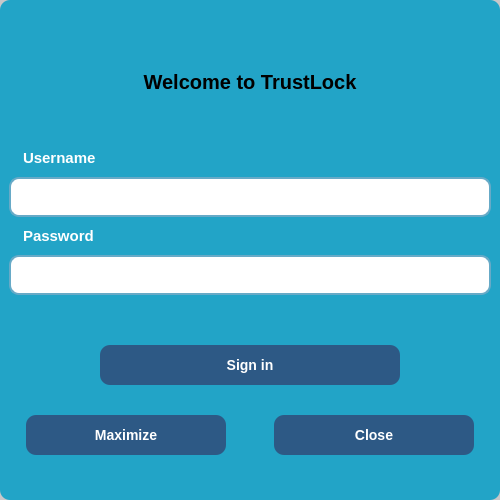
<?xml version="1.0" encoding="UTF-8"?>
<ui version="4.0">
 <class>MiniLogin</class>
 <widget class="QWidget" name="MiniLogin">
  <property name="geometry">
   <rect>
    <x>0</x>
    <y>0</y>
    <width>500</width>
    <height>500</height>
   </rect>
  </property>
  <property name="minimumSize">
   <size>
    <width>500</width>
    <height>500</height>
   </size>
  </property>
  <property name="maximumSize">
   <size>
    <width>500</width>
    <height>500</height>
   </size>
  </property>
  <property name="windowTitle">
   <string>Login</string>
  </property>
  <property name="windowIcon">
   <iconset resource="Resources.qrc">
    <normaloff>:/Images/images/fav_icon.ico</normaloff>:/Images/images/fav_icon.ico</iconset>
  </property>
  <property name="styleSheet">
   <string notr="true">background-color: #c9c7c9;
border-radius: 10px;</string>
  </property>
  <layout class="QGridLayout" name="gridLayout">
   <property name="leftMargin">
    <number>0</number>
   </property>
   <property name="topMargin">
    <number>0</number>
   </property>
   <property name="rightMargin">
    <number>0</number>
   </property>
   <property name="bottomMargin">
    <number>0</number>
   </property>
   <property name="spacing">
    <number>0</number>
   </property>
   <item row="0" column="0">
    <widget class="QWidget" name="mianWidget" native="true">
     <property name="minimumSize">
      <size>
       <width>0</width>
       <height>0</height>
      </size>
     </property>
     <property name="maximumSize">
      <size>
       <width>16777215</width>
       <height>500</height>
      </size>
     </property>
     <property name="styleSheet">
      <string notr="true">background-color: #22a4c7;
 border-radius: 10px;
</string>
     </property>
     <layout class="QGridLayout" name="gridLayout_3">
      <property name="leftMargin">
       <number>0</number>
      </property>
      <property name="topMargin">
       <number>0</number>
      </property>
      <property name="rightMargin">
       <number>0</number>
      </property>
      <property name="bottomMargin">
       <number>0</number>
      </property>
      <property name="spacing">
       <number>0</number>
      </property>
      <item row="1" column="0">
       <layout class="QVBoxLayout" name="verticalLayout">
        <property name="spacing">
         <number>10</number>
        </property>
        <property name="leftMargin">
         <number>9</number>
        </property>
        <property name="rightMargin">
         <number>9</number>
        </property>
        <property name="bottomMargin">
         <number>0</number>
        </property>
        <item>
         <layout class="QHBoxLayout" name="horizontalLayout" stretch="0">
          <property name="spacing">
           <number>0</number>
          </property>
          <property name="topMargin">
           <number>10</number>
          </property>
          <item>
           <widget class="QLabel" name="label">
            <property name="minimumSize">
             <size>
              <width>50</width>
              <height>50</height>
             </size>
            </property>
            <property name="maximumSize">
             <size>
              <width>70</width>
              <height>70</height>
             </size>
            </property>
            <property name="text">
             <string notr="true"/>
            </property>
            <property name="pixmap">
             <pixmap resource="Resources.qrc">:/Images/images/icon.png</pixmap>
            </property>
            <property name="scaledContents">
             <bool>true</bool>
            </property>
            <property name="alignment">
             <set>Qt::AlignmentFlag::AlignCenter</set>
            </property>
            <property name="wordWrap">
             <bool>false</bool>
            </property>
           </widget>
          </item>
         </layout>
        </item>
        <item>
         <widget class="QLabel" name="label_2">
          <property name="styleSheet">
           <string notr="true">font-weight: bold;
font-size: 20px
</string>
          </property>
          <property name="text">
           <string>Welcome to TrustLock</string>
          </property>
          <property name="alignment">
           <set>Qt::AlignmentFlag::AlignHCenter|Qt::AlignmentFlag::AlignTop</set>
          </property>
         </widget>
        </item>
        <item>
         <spacer name="verticalSpacer_2">
          <property name="orientation">
           <enum>Qt::Orientation::Vertical</enum>
          </property>
          <property name="sizeHint" stdset="0">
           <size>
            <width>20</width>
            <height>40</height>
           </size>
          </property>
         </spacer>
        </item>
        <item>
         <layout class="QVBoxLayout" name="verticalLayout_4">
          <property name="spacing">
           <number>10</number>
          </property>
          <item>
           <widget class="QLabel" name="label_3">
            <property name="minimumSize">
             <size>
              <width>0</width>
              <height>10</height>
             </size>
            </property>
            <property name="maximumSize">
             <size>
              <width>16777215</width>
              <height>30</height>
             </size>
            </property>
            <property name="styleSheet">
             <string notr="true">color: white;
font-weight: bold;
font-size: 15px;
margin-left: 10px;</string>
            </property>
            <property name="locale">
             <locale language="English" country="UnitedStates"/>
            </property>
            <property name="text">
             <string>Username</string>
            </property>
            <property name="margin">
             <number>2</number>
            </property>
           </widget>
          </item>
          <item>
           <widget class="QLineEdit" name="usernameEditLine">
            <property name="minimumSize">
             <size>
              <width>200</width>
              <height>40</height>
             </size>
            </property>
            <property name="maximumSize">
             <size>
              <width>500</width>
              <height>40</height>
             </size>
            </property>
            <property name="styleSheet">
             <string notr="true">background-color: white;
border: 2px solid #67aac7;
color: black;
font-weight: bold;
border-radius: 10px;
padding-left: 10px




</string>
            </property>
            <property name="alignment">
             <set>Qt::AlignmentFlag::AlignLeading|Qt::AlignmentFlag::AlignLeft|Qt::AlignmentFlag::AlignVCenter</set>
            </property>
           </widget>
          </item>
          <item>
           <widget class="QLabel" name="label_4">
            <property name="maximumSize">
             <size>
              <width>16777215</width>
              <height>30</height>
             </size>
            </property>
            <property name="sizeIncrement">
             <size>
              <width>0</width>
              <height>30</height>
             </size>
            </property>
            <property name="styleSheet">
             <string notr="true">color: white;
font-weight: bold;
font-size: 15px;
margin-left: 10px;</string>
            </property>
            <property name="text">
             <string>Password</string>
            </property>
            <property name="margin">
             <number>0</number>
            </property>
           </widget>
          </item>
          <item>
           <widget class="QLineEdit" name="passwordEditLine">
            <property name="minimumSize">
             <size>
              <width>200</width>
              <height>40</height>
             </size>
            </property>
            <property name="maximumSize">
             <size>
              <width>500</width>
              <height>40</height>
             </size>
            </property>
            <property name="styleSheet">
             <string notr="true">background-color: white;
border: 2px solid #67aac7;
color: black;
font-weight: bold;
border-radius: 10px;
padding-left: 10px;</string>
            </property>
            <property name="echoMode">
             <enum>QLineEdit::EchoMode::Password</enum>
            </property>
           </widget>
          </item>
          <item>
           <spacer name="verticalSpacer">
            <property name="orientation">
             <enum>Qt::Orientation::Vertical</enum>
            </property>
            <property name="sizeHint" stdset="0">
             <size>
              <width>20</width>
              <height>40</height>
             </size>
            </property>
           </spacer>
          </item>
         </layout>
        </item>
        <item>
         <layout class="QVBoxLayout" name="verticalLayout_5">
          <property name="spacing">
           <number>30</number>
          </property>
          <property name="bottomMargin">
           <number>0</number>
          </property>
          <item>
           <layout class="QHBoxLayout" name="horizontalLayout_2">
            <item>
             <spacer name="horizontalSpacer">
              <property name="orientation">
               <enum>Qt::Orientation::Horizontal</enum>
              </property>
              <property name="sizeHint" stdset="0">
               <size>
                <width>40</width>
                <height>20</height>
               </size>
              </property>
             </spacer>
            </item>
            <item>
             <widget class="QPushButton" name="loginBtn">
              <property name="enabled">
               <bool>true</bool>
              </property>
              <property name="sizePolicy">
               <sizepolicy hsizetype="Fixed" vsizetype="Fixed">
                <horstretch>0</horstretch>
                <verstretch>0</verstretch>
               </sizepolicy>
              </property>
              <property name="minimumSize">
               <size>
                <width>300</width>
                <height>40</height>
               </size>
              </property>
              <property name="maximumSize">
               <size>
                <width>400</width>
                <height>16777215</height>
               </size>
              </property>
              <property name="autoFillBackground">
               <bool>false</bool>
              </property>
              <property name="styleSheet">
               <string notr="true">QPushButton{
background-color: #2d5985;
color: white;
border-radius: 10px;
font-weight: bold;
font-size: 14px;
}
QPushButton:hover{
background-color: #468748;
border: 2px solid #2d5985;
}</string>
              </property>
              <property name="text">
               <string>Sign in</string>
              </property>
              <property name="shortcut">
               <string notr="true"/>
              </property>
             </widget>
            </item>
            <item>
             <spacer name="horizontalSpacer_2">
              <property name="orientation">
               <enum>Qt::Orientation::Horizontal</enum>
              </property>
              <property name="sizeHint" stdset="0">
               <size>
                <width>40</width>
                <height>20</height>
               </size>
              </property>
             </spacer>
            </item>
           </layout>
          </item>
          <item>
           <layout class="QHBoxLayout" name="horizontalLayout_7">
            <item>
             <spacer name="horizontalSpacer_7">
              <property name="orientation">
               <enum>Qt::Orientation::Horizontal</enum>
              </property>
              <property name="sizeHint" stdset="0">
               <size>
                <width>40</width>
                <height>20</height>
               </size>
              </property>
             </spacer>
            </item>
            <item>
             <widget class="QPushButton" name="MaximizeBtn">
              <property name="minimumSize">
               <size>
                <width>200</width>
                <height>40</height>
               </size>
              </property>
              <property name="maximumSize">
               <size>
                <width>16777215</width>
                <height>40</height>
               </size>
              </property>
              <property name="styleSheet">
               <string notr="true">QPushButton{
background-color: #2d5985;
color: white;
border-radius: 10px;
font-weight: bold;
font-size: 14px;
}
QPushButton:hover{
background-color: #530578;
border: 2px solid #2d5985;
}</string>
              </property>
              <property name="text">
               <string>Maximize</string>
              </property>
             </widget>
            </item>
            <item>
             <spacer name="horizontalSpacer_9">
              <property name="orientation">
               <enum>Qt::Orientation::Horizontal</enum>
              </property>
              <property name="sizeHint" stdset="0">
               <size>
                <width>40</width>
                <height>20</height>
               </size>
              </property>
             </spacer>
            </item>
            <item>
             <widget class="QPushButton" name="closeBtn">
              <property name="minimumSize">
               <size>
                <width>200</width>
                <height>40</height>
               </size>
              </property>
              <property name="maximumSize">
               <size>
                <width>16777215</width>
                <height>40</height>
               </size>
              </property>
              <property name="styleSheet">
               <string notr="true">QPushButton{
background-color: #2d5985;
color: white;
border-radius: 10px;
font-weight: bold;
font-size: 14px;
}
QPushButton:hover{
background-color: #941600;
border: 2px solid #2d5985;
}</string>
              </property>
              <property name="text">
               <string>Close</string>
              </property>
             </widget>
            </item>
            <item>
             <spacer name="horizontalSpacer_8">
              <property name="orientation">
               <enum>Qt::Orientation::Horizontal</enum>
              </property>
              <property name="sizeHint" stdset="0">
               <size>
                <width>40</width>
                <height>20</height>
               </size>
              </property>
             </spacer>
            </item>
           </layout>
          </item>
         </layout>
        </item>
        <item>
         <spacer name="verticalSpacer_3">
          <property name="orientation">
           <enum>Qt::Orientation::Vertical</enum>
          </property>
          <property name="sizeHint" stdset="0">
           <size>
            <width>20</width>
            <height>40</height>
           </size>
          </property>
         </spacer>
        </item>
       </layout>
      </item>
     </layout>
    </widget>
   </item>
  </layout>
 </widget>
 <resources>
  <include location="Resources.qrc"/>
 </resources>
 <connections/>
</ui>
